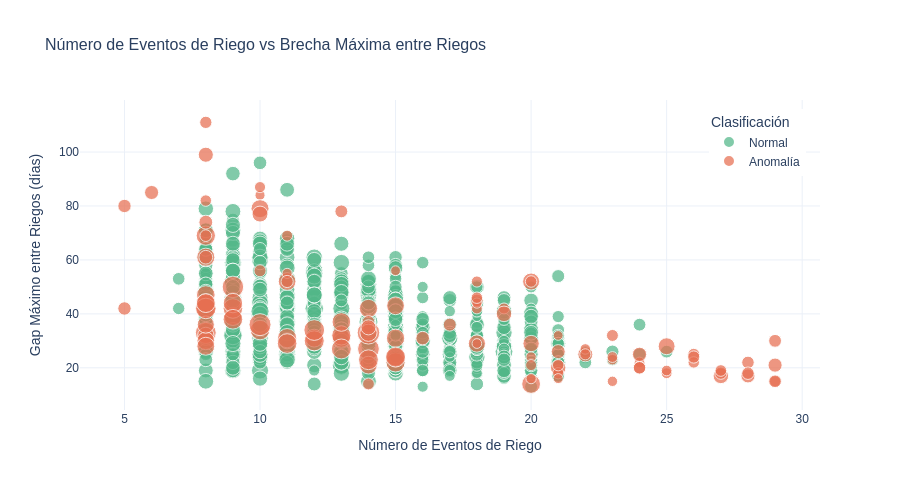

Notebook source saved alongside this figure:
### Code cell
fig = px.scatter(df_res,
    x="n_eventos", y="max_gap_dias",
    color="clasificacion",
    color_discrete_map={"Normal": C_VERDE_CLA, "Anomalía": C_NARANJA},
    size="vol_total_m3_ha", size_max=16,
    hover_data={"id_parcela": True, "ciclo_agricola": True, "anomaly_score": ":.4f"},
    opacity=0.72,
    title="Número de Eventos de Riego vs Brecha Máxima entre Riegos",
    labels={"n_eventos": "Número de Eventos de Riego",
            "max_gap_dias": "Gap Máximo entre Riegos (días)",
            "clasificacion": "Clasificación"},
    template=TMPL)
fig.update_layout(height=490, title_font_size=16, font_family="Arial",
    legend=dict(title="Clasificación", x=0.85, y=0.97))
fig.show()

### Figure 1 — Plotly figure (JSON) as saved in the notebook; plotly's stock layout.template omitted (floating-point values rounded to 4 significant figures; data arrays with more than 128 entries replaced by an {"elided": "..."} marker saying what was removed)
{"data": [{"customdata": {"elided": "844x3 mixed values"}, "hovertemplate": "Clasificación=Normal<br>Número de Eventos de Riego=%{x}<br>Gap Máximo entre Riegos (días)=%{y}<br>vol_total_m3_ha=%{marker.size}<br>id_parcela=%{customdata[0]}<br>ciclo_agricola=%{customdata[1]}<br>anomaly_score=%{customdata[2]:.4f}<extra></extra>", "legendgroup": "Normal", "marker": {"color": "#52b788", "opacity": 0.72, "size": {"elided": "844 float values"}, "sizemode": "area", "sizeref": 77.5, "symbol": "circle"}, "mode": "markers", "name": "Normal", "orientation": "v", "showlegend": true, "type": "scatter", "x": {"elided": "844 float values"}, "xaxis": "x", "y": {"elided": "844 float values"}, "yaxis": "y"}, {"customdata": {"elided": "116x3 mixed values"}, "hovertemplate": "Clasificación=Anomalía<br>Número de Eventos de Riego=%{x}<br>Gap Máximo entre Riegos (días)=%{y}<br>vol_total_m3_ha=%{marker.size}<br>id_parcela=%{customdata[0]}<br>ciclo_agricola=%{customdata[1]}<br>anomaly_score=%{customdata[2]:.4f}<extra></extra>", "legendgroup": "Anomalía", "marker": {"color": "#e76f51", "opacity": 0.72, "size": [6530.0, 3970.0, 6465.0, 4703.0, 12310.0, 12810.0, 12340.0, 14350.0, 12160.0, 13500.0, 12300.0, 16830.0, 14230.0, 14390.0, 14900.0, 14460.0, 13480.0, 13080.0, 14840.0, 14990.0, 15380.0, 18320.0, 15630.0, 19840.0, 14140.0, 17900.0, 12780.0, 14570.0, 5858.0, 7337.0, 11210.0, 12200.0, 7711.0, 4855.0, 6117.0, 4813.0, 4179.0, 4279.0, 5567.0, 4850.0, 10510.0, 10390.0, 13000.0, 6221.0, 9243.0, 12230.0, 7632.0, 15320.0, 4573.0, 4963.0, 4567.0, 4379.0, 8006.0, 4179.0, 4461.0, 11400.0, 4799.0, 8841.0, 4806.0, 5133.0, 4691.0, 5156.0, 18840.0, 5677.0, 8735.0, 6296.0, 9444.0, 11120.0, 9339.0, 5762.0, 7792.0, 6393.0, 5301.0, 5603.0, 3862.0, 4532.0, 6193.0, 6036.0, 5076.0, 4310.0, 13680.0, 13060.0, 5152.0, 6117.0, 4068.0, 16370.0, 7461.0, 5324.0, 6949.0, 11530.0, 10390.0, 13010.0, 4808.0, 5136.0, 3753.0, 6021.0, 5828.0, 3672.0, 4698.0, 15050.0, 12630.0, 16690.0, 15550.0, 12440.0, 13910.0, 6944.0, 7332.0, 7723.0, 11520.0, 4014.0, 9892.0, 8819.0, 5475.0, 3710.0, 5805.0, 4110.0], "sizemode": "area", "sizeref": 77.5, "symbol": "circle"}, "mode": "markers", "name": "Anomalía", "orientation": "v", "showlegend": true, "type": "scatter", "x": [17.0, 10.0, 13.0, 11.0, 9.0, 13.0, 12.0, 13.0, 11.0, 13.0, 15.0, 8.0, 15.0, 11.0, 9.0, 8.0, 8.0, 14.0, 10.0, 11.0, 13.0, 14.0, 12.0, 14.0, 8.0, 9.0, 8.0, 9.0, 8.0, 16.0, 20.0, 14.0, 28.0, 29.0, 28.0, 18.0, 20.0, 23.0, 23.0, 21.0, 8.0, 8.0, 8.0, 14.0, 21.0, 8.0, 21.0, 14.0, 18.0, 21.0, 25.0, 24.0, 24.0, 23.0, 25.0, 8.0, 14.0, 8.0, 10.0, 8.0, 19.0, 20.0, 10.0, 10.0, 22.0, 29.0, 19.0, 25.0, 27.0, 27.0, 29.0, 29.0, 27.0, 26.0, 21.0, 23.0, 24.0, 24.0, 26.0, 22.0, 20.0, 15.0, 21.0, 18.0, 18.0, 8.0, 8.0, 8.0, 5.0, 18.0, 20.0, 15.0, 22.0, 18.0, 15.0, 28.0, 26.0, 18.0, 20.0, 9.0, 10.0, 12.0, 15.0, 8.0, 8.0, 5.0, 8.0, 6.0, 14.0, 11.0, 10.0, 14.0, 14.0, 21.0, 11.0, 20.0], "xaxis": "x", "y": [36.0, 84.0, 78.0, 69.0, 39.0, 31.0, 31.0, 32.0, 52.0, 37.0, 43.0, 33.0, 22.0, 31.0, 42.0, 69.0, 47.0, 42.0, 34.0, 29.0, 27.0, 27.0, 30.0, 33.0, 42.0, 50.0, 61.0, 44.0, 111.0, 31.0, 52.0, 21.0, 17.0, 15.0, 22.0, 52.0, 24.0, 23.0, 32.0, 19.0, 44.0, 32.0, 44.0, 37.0, 20.0, 30.0, 26.0, 23.0, 42.0, 18.0, 18.0, 22.0, 25.0, 15.0, 19.0, 36.0, 35.0, 99.0, 87.0, 82.0, 42.0, 52.0, 36.0, 56.0, 25.0, 15.0, 40.0, 28.0, 17.0, 18.0, 21.0, 30.0, 19.0, 25.0, 16.0, 24.0, 20.0, 20.0, 22.0, 27.0, 14.0, 24.0, 21.0, 45.0, 44.0, 42.0, 74.0, 69.0, 42.0, 29.0, 29.0, 31.0, 25.0, 46.0, 56.0, 18.0, 24.0, 29.0, 21.0, 38.0, 79.0, 34.0, 24.0, 28.0, 44.0, 80.0, 61.0, 85.0, 33.0, 55.0, 77.0, 35.0, 14.0, 32.0, 52.0, 16.0], "yaxis": "y"}], "layout": {"font": {"family": "Arial"}, "height": 490, "legend": {"itemsizing": "constant", "title": {"text": "Clasificación"}, "tracegroupgap": 0, "x": 0.85, "y": 0.97}, "title": {"font": {"size": 16}, "text": "Número de Eventos de Riego vs Brecha Máxima entre Riegos"}, "xaxis": {"anchor": "y", "domain": [0, 1], "title": {"text": "Número de Eventos de Riego"}}, "yaxis": {"anchor": "x", "domain": [0, 1], "title": {"text": "Gap Máximo entre Riegos (días)"}}}}
